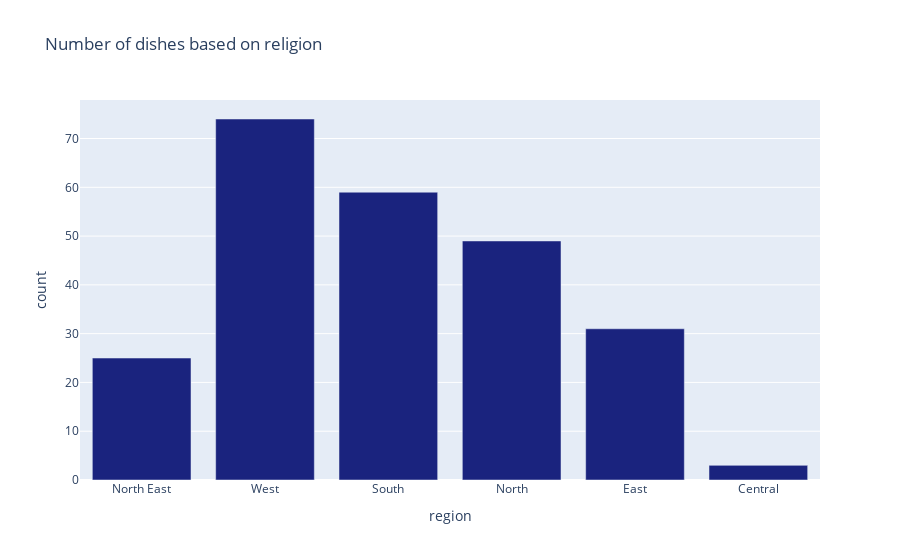

Source (notebook cell):
### Markdown cell above
### II. Number of dishes based on regions

### Code cell
df_region = df.region.value_counts().reset_index()
df_region.columns=['region','count']
df_region=df_region.sample(frac=1)
fig=px.bar(df_region,x='region',y='count',title='Number of dishes based on religion',color_discrete_sequence=['#1A237E'])
fig.show()

### Figure 1 — Plotly figure (JSON) as saved in the notebook; plotly's stock layout.template omitted (floating-point values rounded to 4 significant figures)
{"data": [{"alignmentgroup": "True", "hovertemplate": "region=%{x}<br>count=%{y}<extra></extra>", "legendgroup": "", "marker": {"color": "#1A237E"}, "name": "", "offsetgroup": "", "orientation": "v", "showlegend": false, "textposition": "auto", "type": "bar", "x": ["North East", "West", "South", "North", "East", "Central"], "xaxis": "x", "y": [25, 74, 59, 49, 31, 3], "yaxis": "y"}], "layout": {"barmode": "relative", "legend": {"tracegroupgap": 0}, "title": {"text": "Number of dishes based on religion"}, "xaxis": {"anchor": "y", "domain": [0, 1], "title": {"text": "region"}}, "yaxis": {"anchor": "x", "domain": [0, 1], "title": {"text": "count"}}}}
